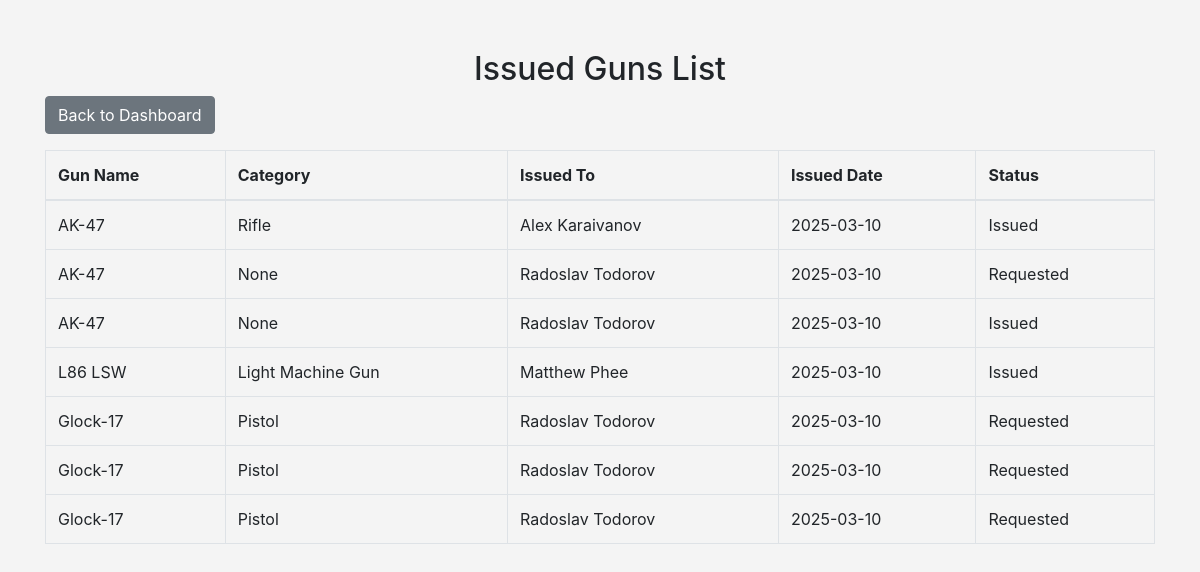
/issued_guns/ (signed in), run on an earlier commit of the app's database.
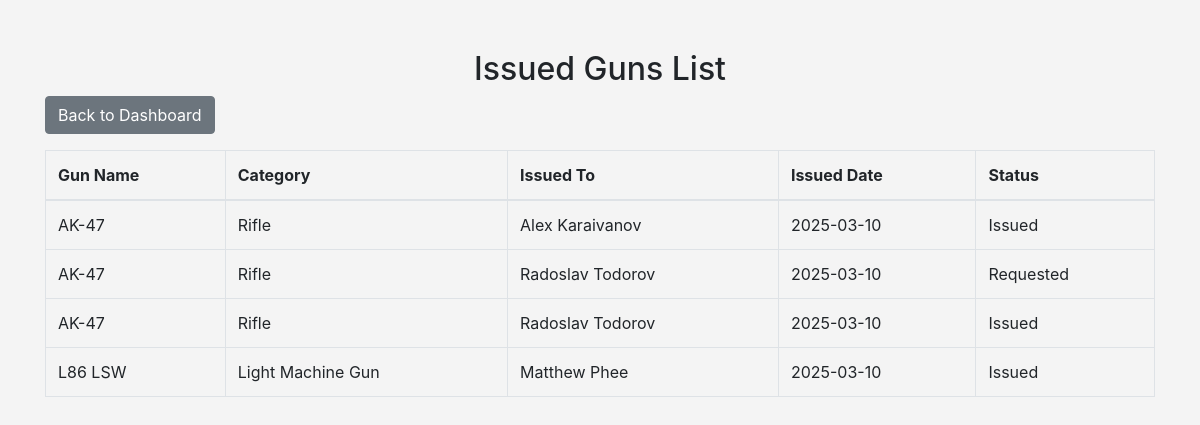
And on a later commit of the database.
### inventory_app/models.py (models this page shows, shortened)
class Assignment(models.Model):
    person = models.ForeignKey(Person, on_delete=models.CASCADE)
    gun = models.ForeignKey(Gun, on_delete=models.CASCADE)
    date_assigned = models.DateTimeField(auto_now_add=True)
    date_returned = models.DateTimeField(null=True, blank=True)

class Gun(models.Model):
    name = models.CharField(max_length=100)
    category = models.CharField(max_length=50, null=True, blank=True)
    is_assigned = models.BooleanField(default=False)

class Person(models.Model):
    user = models.OneToOneField(User, on_delete=models.CASCADE, null=True, blank=True)  # Allow nulls temporarily
    name = models.CharField(max_length=100)
    rank = models.ForeignKey('Rank', on_delete=models.CASCADE)

### inventory_app/views.py (the view)
# urls.py: path('issued_guns/', views.issued_guns_list, name='issued_guns_list'),
@login_required
@user_passes_test(is_admin)
def issued_guns_list(request):
    issued_guns = Assignment.objects.filter(date_returned__isnull=True)
    return render(request, 'issued_guns_list.html', {'issued_guns': issued_guns})

### inventory_app/views.py (called while the page is built)
def is_admin(user):
    return user.is_superuser

### inventory_app/templates/issued_guns_list.html (shortened to what this page needs)
<!DOCTYPE html>
<html lang="en">
<head>
    <link rel="stylesheet" href="https://stackpath.bootstrapcdn.com/bootstrap/4.5.2/css/bootstrap.min.css">
</head>
<body>
<div class="container">
    <h2 class="text-center">Issued Guns List</h2>
    <a href="{% url 'admin_dashboard' %}" class="btn btn-secondary mb-3">Back to Dashboard</a>
    <table class="table table-bordered">
        <thead>
            <tr>
                <th>Gun Name</th>
                <th>Category</th>
                <th>Issued To</th>
                <th>Issued Date</th>
                <th>Status</th>
            </tr>
        </thead>
        <tbody>
            {% if issued_guns %}
                {% for assignment in issued_guns %}
                    <tr>
                        <td>{{ assignment.gun.name }}</td>
                        <td>{{ assignment.gun.category }}</td>
                        <td>{{ assignment.person.name }}</td>
                        <td>{{ assignment.date_assigned|date:"Y-m-d" }}</td>
                        <td>
                            {% if assignment.requested %}
                                Requested
                            {% else %}
                                Issued
                            {% endif %}
                        </td>
                    </tr>
                {% endfor %}
            {% else %}
                <tr>
                    <td colspan="5" class="text-center">No guns issued</td>
                </tr>
            {% endif %}
        </tbody>
    </table>
</div>
</body>
</html>

What changed in the data, as far as the page shows it:
removed Assignment: gun.name "Glock-17", gun.category "Pistol", person.name "Radoslav Todorov", date_assigned "2025-03-10", requested "Requested"
removed Assignment: gun.name "Glock-17", gun.category "Pistol", person.name "Radoslav Todorov", date_assigned "2025-03-10", requested "Requested"
removed Assignment: gun.name "Glock-17", gun.category "Pistol", person.name "Radoslav Todorov", date_assigned "2025-03-10", requested "Requested"
changed through a linked row, Assignment (number 2 of 4 on the later page): gun.category "None" → "Rifle"
changed through a linked row, Assignment (number 3 of 4 on the later page): gun.category "None" → "Rifle"
